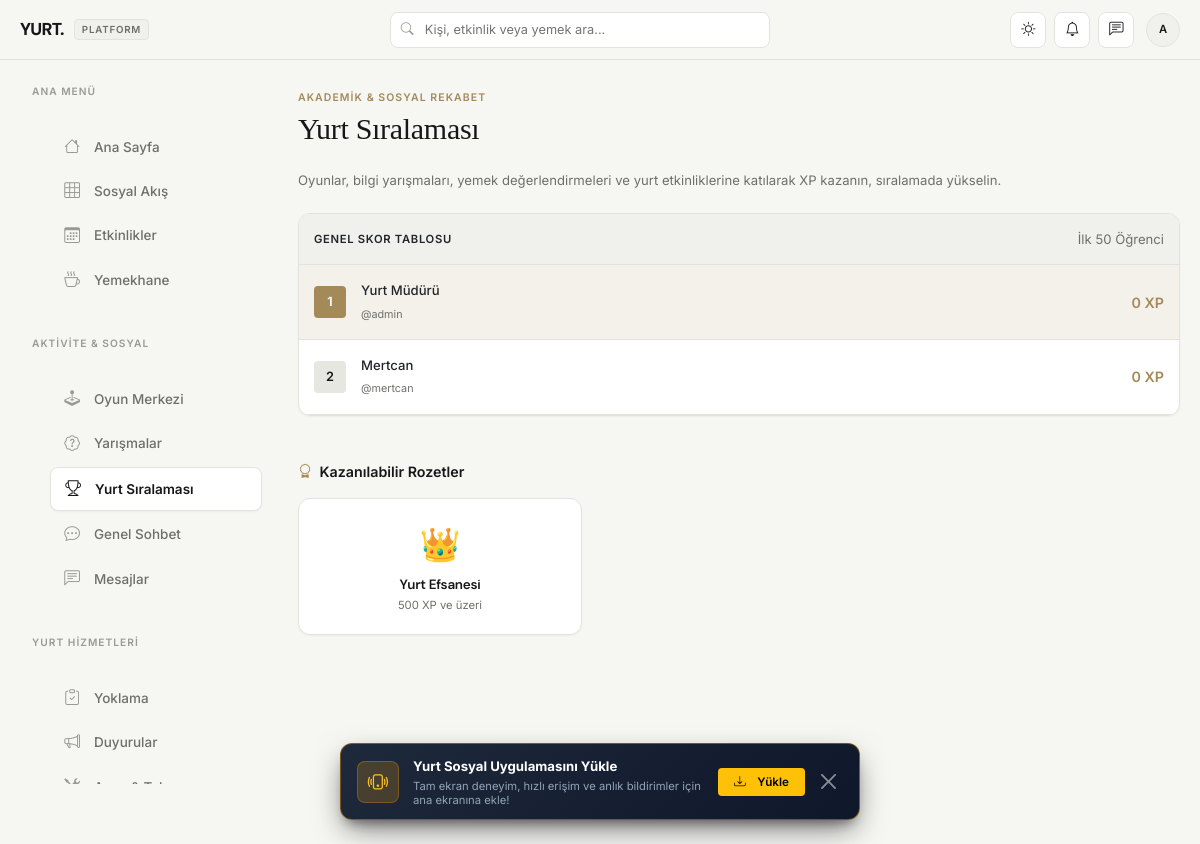
The app's page /leaderboard (signed in), older data.
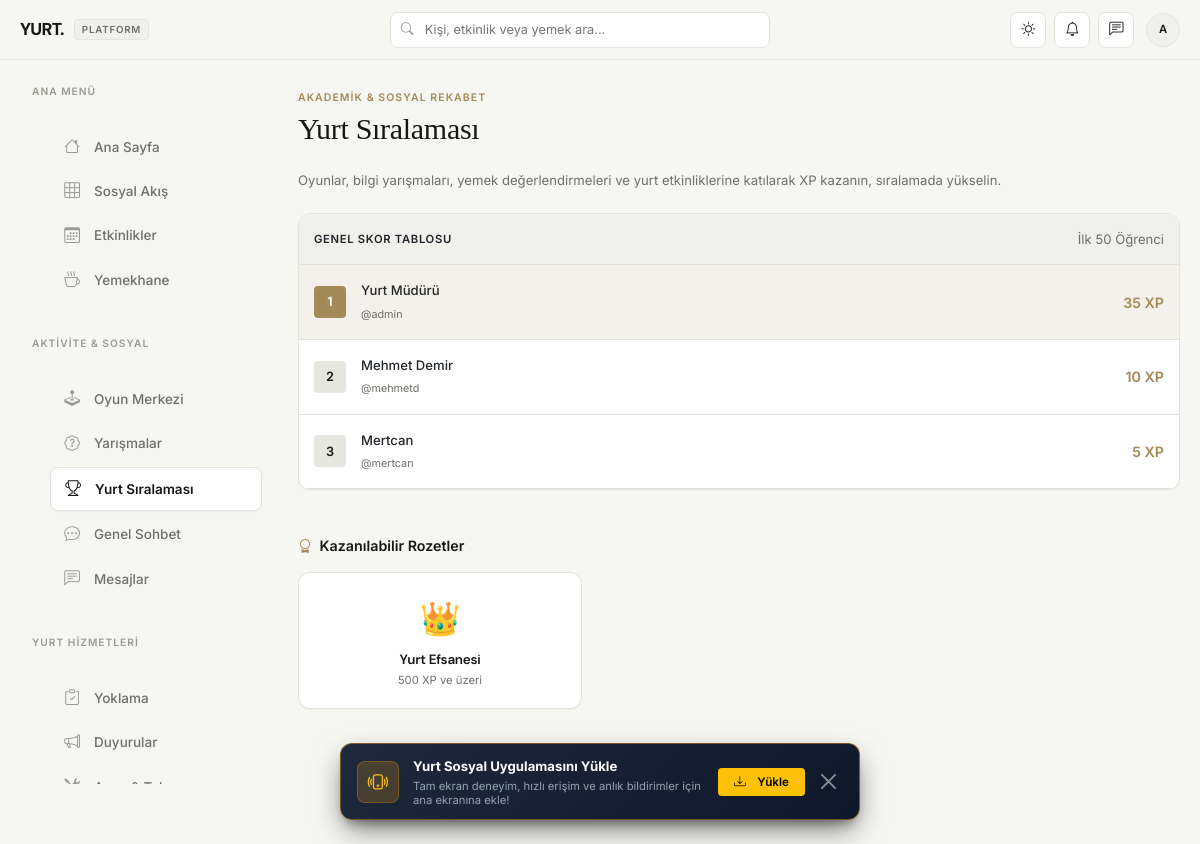
The same page, newer data.
### tables this page shows
CREATE TABLE users (
            id INTEGER PRIMARY KEY AUTOINCREMENT,
            username TEXT UNIQUE NOT NULL,
            password TEXT NOT NULL,
            full_name TEXT NOT NULL,
            room_number TEXT,
            is_admin INTEGER DEFAULT 0,
            created_at TIMESTAMP DEFAULT CURRENT_TIMESTAMP
        , profile_photo TEXT, bio TEXT, in_dorm INTEGER DEFAULT 1, profile_theme TEXT DEFAULT 'default', role TEXT DEFAULT 'ogrenci');

CREATE TABLE badges (id INTEGER PRIMARY KEY AUTOINCREMENT, code TEXT UNIQUE NOT NULL, name TEXT NOT NULL, description TEXT, icon TEXT DEFAULT '🏆');

### app.py (the view)
@app.route('/leaderboard')
@login_required
def leaderboard_page():
    conn=get_db(); leaders=conn.execute('SELECT u.id,u.full_name,u.username,u.profile_photo,u.role,u.is_admin,COALESCE(SUM(x.amount),0) xp FROM users u LEFT JOIN xp_transactions x ON x.user_id=u.id GROUP BY u.id ORDER BY xp DESC LIMIT 50').fetchall(); badges=conn.execute('SELECT * FROM badges ORDER BY id').fetchall(); conn.close(); return render_template('leaderboard.html',leaders=leaders,badges=badges)

### app.py (called while the page is built)
def has_permission(user_dict, perm_key):
    if not user_dict:
        return False
    role_key = user_dict.get('role') or ('yurt_muduru' if user_dict.get('is_admin') else 'ogrenci')
    role_info = USER_ROLES.get(role_key)
    if not role_info:
        return bool(user_dict.get('is_admin'))
    perms = role_info.get('permissions') or {}
    if perms.get('full_admin'):
        return True
    return bool(perms.get(perm_key))

def has_any_admin_permission(user_dict):
    if not user_dict:
        return False
    role_key = user_dict.get('role') or ('yurt_muduru' if user_dict.get('is_admin') else 'ogrenci')
    role_info = USER_ROLES.get(role_key)
    if not role_info:
        return bool(user_dict.get('is_admin'))
    perms = role_info.get('permissions') or {}
    return any(bool(v) for v in perms.values())

def can_user_manage_maintenance(user_dict):
    return has_permission(user_dict, 'manage_maintenance')

def can_user_manage_attendance(user_dict):
    return has_permission(user_dict, 'manage_attendance')

### templates/leaderboard.html (shortened to what this page needs)
{% extends 'base.html' %}
{% block content %}
<div class="d-flex align-items-center justify-content-between mb-4">
    <div>
        <span class="kicker">Akademik & Sosyal Rekabet</span>
        <h3 class="serif-heading mb-0" style="font-size: 2rem;">Yurt Sıralaması</h3>
    </div>
</div>
<p class="text-muted small mb-4">Oyunlar, bilgi yarışmaları, yemek değerlendirmeleri ve yurt etkinliklerine katılarak XP kazanın, sıralamada yükselin.</p>
<div class="card mb-5">
    <div class="p-3 border-bottom d-flex justify-content-between align-items-center" style="border-color: var(--border) !important; background-color: var(--surface-2);">
        <span class="fw-bold small text-uppercase" style="font-size:0.75rem; letter-spacing:0.06em;">Genel Skor Tablosu</span>
        <span class="text-muted small">İlk 50 Öğrenci</span>
    </div>
    <div class="d-flex flex-column">
        {% for u in leaders %}
        <div class="d-flex align-items-center gap-3 p-3 border-bottom {{ 'bg-surface-2' if u.id == session.user_id }}" style="border-color: var(--border) !important; {{ 'background-color: var(--gold-subtle);' if u.id == session.user_id }}">
            <div class="d-flex align-items-center justify-content-center fw-bold" style="width:32px; height:32px; border-radius:var(--radius-xs); background: {{ 'var(--gold)' if loop.index == 1 else ('var(--surface-3)' if loop.index <= 3 else 'var(--surface-2)') }}; color: {{ '#fff' if loop.index == 1 else 'var(--text)' }}; font-size:0.85rem;">
                {{ loop.index }}
            </div>
            <div class="flex-fill min-w-0">
                <a href="{{ url_for('profile', username=u.username) }}" class="fw-semibold small d-block text-truncate">{{ u.full_name }}</a>
                <span class="text-muted" style="font-size:0.72rem;">@{{ u.username }}</span>
            </div>
            <div class="text-end">
                <strong class="fw-bold" style="color: var(--gold); font-size: 0.95rem;">{{ u.xp }} XP</strong>
            </div>
        </div>
        {% else %}
        <div class="p-4 text-center text-muted small">Henüz puan kazanan öğrenci bulunmuyor.</div>
        {% endfor %}
    </div>
</div>
<div class="section-title mb-3">
    <span><i class="bi bi-award me-1" style="color: var(--gold);"></i> Kazanılabilir Rozetler</span>
</div>
<div class="row g-3">
    {% for b in badges %}
    <div class="col-6 col-md-4">
        <div class="card card-pad text-center h-100">
            <div class="mb-2" style="font-size: 2.2rem;">{{ b.icon }}</div>
            <h6 class="fw-bold mb-1" style="font-size: 0.9rem;">{{ b.name }}</h6>
            <p class="text-muted mb-0" style="font-size: 0.75rem; line-height: 1.4;">{{ b.description }}</p>
        </div>
    </div>
    {% endfor %}
</div>
{% endblock %}

Row changes from the older to the newer data that the page shows:
changed users "Yurt Müdürü": xp "0" → "35"
added users: full_name "Mehmet Demir", username "mehmetd", xp "10"
changed users "Mertcan": xp "0" → "5"
